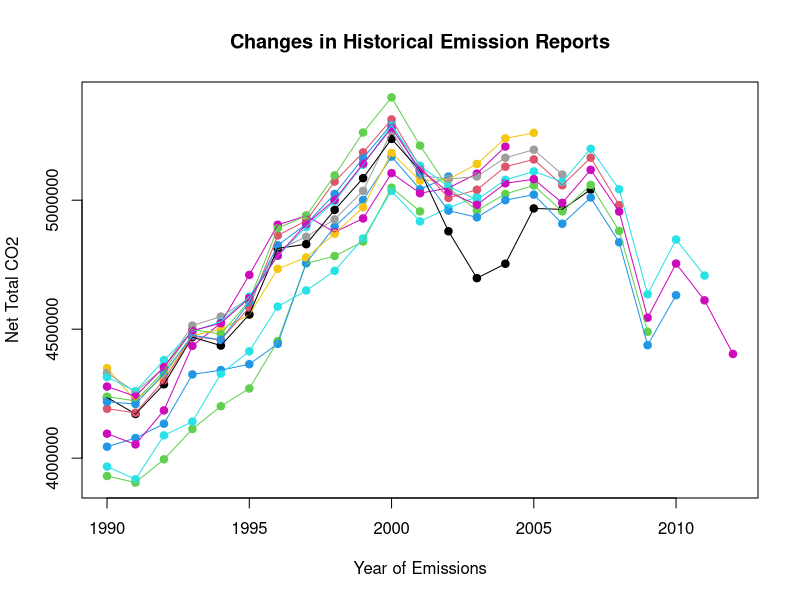
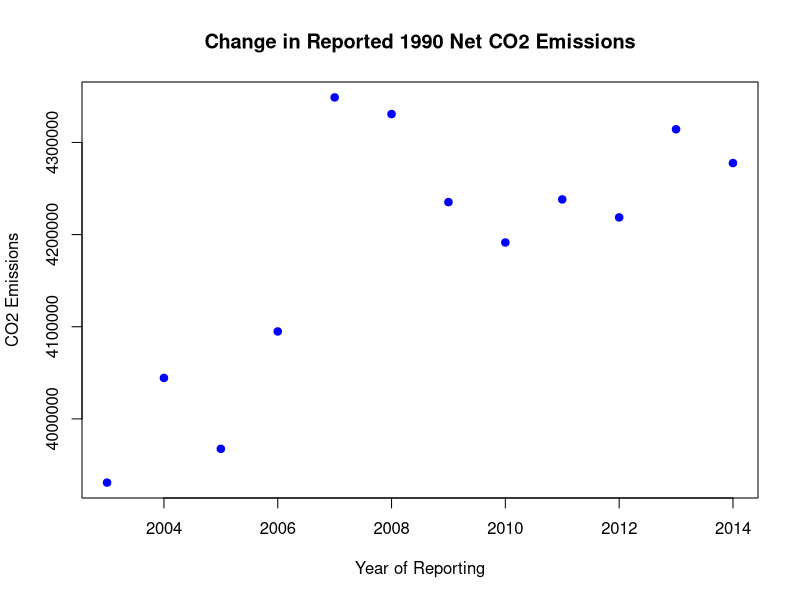

Generate these figures, in order, with R:
#loading net report data from 2003-2014
#WILL NEED TO BE CHANGED DEPENDING ON .csv LOCATION
USA_NetTotals <- read.csv("./USA_NetTotals.csv")

#Year - year of emissions
#Reported - year reported
#CO2_LU - CO2 (carbon dioxide) emissions including LULUCF (land use, land use change, forestry)
#CO2 - CO2 emissions excluding LULUCF
#CH4_LU - CH4 (methane) emissions including LULUCF
#CH4 - CH4 emissions excluding LULUCF
#N2O_LU - N2O (nitrous oxide) emissions including LULUCF
#N2O - N2O emissions excluding LULUCF
#HFCs - HFC (hydrofluorocarbons) emissions
#PFCs - PFC (perfluorocarbons) emissions
#SF6 - SF6 (sulfur hexafluoride) emissions
#Total_LU - net emissions including LULUCF
#Total - net emissions excluding LULUCF
#ALL UNITS CO2 EQUIVALENT Gg
names(USA_NetTotals)
summary(USA_NetTotals)

#basic plot of net CO2 vs year vs year reported
plot(USA_NetTotals$Year, USA_NetTotals$CO2_LU, 
     col = USA_NetTotals$Reported,
     xlab = "Year of Emissions",
     ylab = "Net Total CO2",
     main = "Changes in Historical Emission Reports",
     pch = 19)

#splitting Report years into seperate data frames
lapply(split(USA_NetTotals, USA_NetTotals$Reported), 
       function(USA_Reported) { assign(paste0("USA_Reported", 
                                USA_Reported$Reported[1]), 
                                USA_Reported, pos= .GlobalEnv) })

#adding lines to plot
lines(USA_Reported2003$Year, USA_Reported2003$CO2_LU, col = 2003)
lines(USA_Reported2004$Year, USA_Reported2004$CO2_LU, col = 2004)
lines(USA_Reported2005$Year, USA_Reported2005$CO2_LU, col = 2005)
lines(USA_Reported2006$Year, USA_Reported2006$CO2_LU, col = 2006)
lines(USA_Reported2007$Year, USA_Reported2007$CO2_LU, col = 2007)
lines(USA_Reported2008$Year, USA_Reported2008$CO2_LU, col = 2008)
lines(USA_Reported2009$Year, USA_Reported2009$CO2_LU, col = 2009)
lines(USA_Reported2010$Year, USA_Reported2010$CO2_LU, col = 2010)
lines(USA_Reported2011$Year, USA_Reported2011$CO2_LU, col = 2011)
lines(USA_Reported2012$Year, USA_Reported2012$CO2_LU, col = 2012)
lines(USA_Reported2013$Year, USA_Reported2013$CO2_LU, col = 2013)
lines(USA_Reported2014$Year, USA_Reported2014$CO2_LU, col = 2014)

#mapping change in one variable (CO2_LU) over time graphically
#plot of change in 1990 CO2_LU numbers vs year reported
USA_Year1990 <- subset(USA_NetTotals, Year == 1990)
plot(unique(USA_NetTotals$Reported), USA_Year1990$CO2_LU,
     main = "Change in Reported 1990 Net CO2 Emissions",
     ylab = "CO2 Emissions",
     xlab = "Year of Reporting",
     pch = 19,
     col = "blue")
